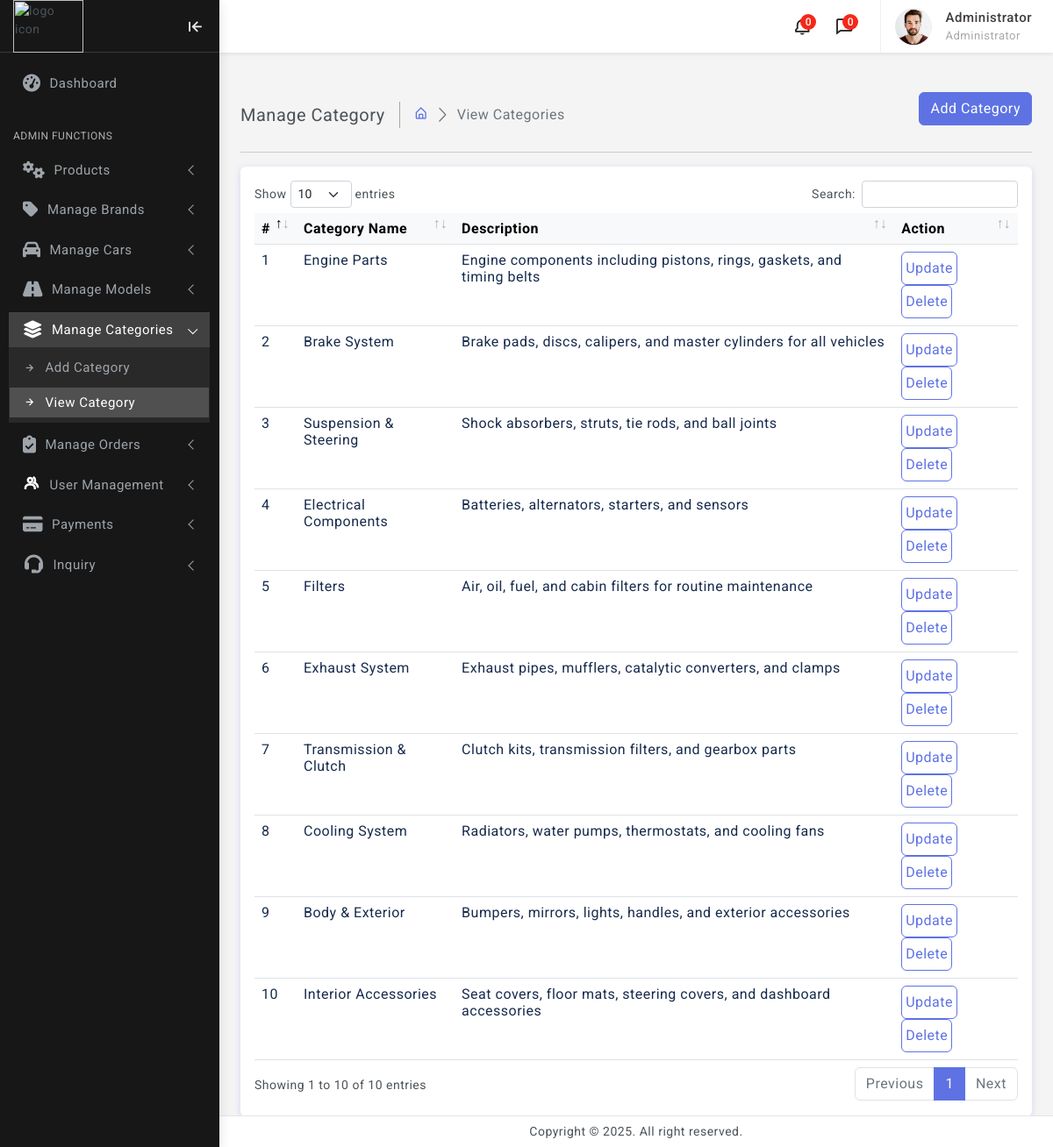
The app's page /Admin/category_view.php (signed in) with its own data.
### tables this page shows
CREATE TABLE `categories_tbl` (
  `category_id`    INT NOT NULL AUTO_INCREMENT,
  `category_name`  VARCHAR(255) NOT NULL,
  `description`    TEXT DEFAULT NULL,
  `category_image` VARCHAR(255) DEFAULT NULL,
  `status`         ENUM('active','inactive') DEFAULT 'active',
  `created_at`     TIMESTAMP DEFAULT CURRENT_TIMESTAMP,
  PRIMARY KEY (`category_id`)
);

### Admin/category_view.php (the view, shortened to what this page needs)
<?php
include 'connection.php';
?>
<!doctype html>
<html lang="en" class="semi-dark">
<head>
	<link href="../assets/plugins/simplebar/css/simplebar.css" rel="stylesheet" />
	<link href="../assets/plugins/perfect-scrollbar/css/perfect-scrollbar.css" rel="stylesheet" />
	<link href="../assets/plugins/metismenu/css/metisMenu.min.css" rel="stylesheet" />
	<link href="../assets/plugins/datatable/css/dataTables.bootstrap5.min.css" rel="stylesheet" />
	<link href="../assets/css/pace.min.css" rel="stylesheet" />
	<link href="../assets/css/bootstrap.min.css" rel="stylesheet">
	<link href="../assets/css/bootstrap-extended.css" rel="stylesheet">
	<link href="../assets/css/app.css" rel="stylesheet">
	<link href="../assets/css/icons.css" rel="stylesheet">
	<link rel="stylesheet" href="../assets/css/dark-theme.css" />
	<link rel="stylesheet" href="../assets/css/semi-dark.css" />
	<link rel="stylesheet" href="../assets/css/header-colors.css" />
</head>
<body>
	<div class="wrapper">
		<?php include 'sidebar.php' ?>
		<?php include 'header.php' ?>
		<div class="page-wrapper">
			<div class="page-content">
				<div class="page-breadcrumb d-none d-sm-flex align-items-center mb-3">
					<div class="breadcrumb-title pe-3">Manage Category</div>
					<div class="ps-3">
						<nav aria-label="breadcrumb">
							<ol class="breadcrumb mb-0 p-0">
								<li class="breadcrumb-item"><a href="javascript:;"><i class="bx bx-home-alt"></i></a>
								</li>
								<li class="breadcrumb-item active" aria-current="page">View Categories</li>
							</ol>
						</nav>
					</div>
					<div class="ms-auto">
						<div class="btn-group">
							<form method="post"><button type="submit" name="addbtn" class="btn btn-primary">Add Category</button></form>
						</div>
					</div>
				</div>
				<hr />
				<div class="card">
					<div class="card-body">
						<div class="table-responsive">
							<table id="example" class="table mb-0" style="width:100%">
								<thead class="table-light">
									<tr>
										<th>#</th>
										<th>Category Name</th>
                                        <th>Description</th>
										<th>Action</th>
									</tr>
								</thead>
								<tbody>
									<?php
									$sql = "SELECT * FROM categories_tbl";
									$res = mysqli_query($conn, $sql);
									$cnt = 1;
									while ($row = mysqli_fetch_assoc($res)) {
									?>
										<tr>
											<td><?php echo $cnt; ?></td>
											<td><?php echo $row["category_name"]; ?></td>
                                            <td><?php echo $row["description"]; ?></td>
											<td>
												<a href="category_update.php?updateid=<?php echo $row["category_id"] ?>" class="btn btn-outline-primary px-1">Update</a>&nbsp;
												<button type="button" data-id="<?php echo $row["category_id"] ?>" data-bs-toggle="modal" data-bs-target="#exampleModal" class="btn btn-outline-primary px-1 btndelete">Delete</button>
											</td>
										</tr>
									<?php
										$cnt++;
									}
									?>
								</tbody>
							</table>
						</div>
					</div>
				</div>
			</div>
		</div>
		<?php include 'footer.php' ?>
	</div>
</body>
</html>

### assets/css/app.css (style rules this page uses)
body { font-size: 14px; color: #4c5258; letter-spacing: .5px; background-color: #f4f4f4; overflow-x: hidden; font-family: Roboto, sans-serif }
.wrapper { width: 100%; position: relative }
.page-wrapper { height: 100%; margin-top: 60px; margin-bottom: 30px; margin-left: 250px }
.page-content { padding: 1.5rem 1.5rem 0.7rem 1.5rem }
.breadcrumb-title { font-size: 20px; border-right: 1.5px solid #aaa4a4 }
.page-breadcrumb .breadcrumb li.breadcrumb-item { font-size: 16px }
.page-breadcrumb .breadcrumb-item+.breadcrumb-item::before { display: inline-block; padding-right: .5rem; color: #6c757d; font-family: LineIcons; content: "\ea5c" }

### Admin/sidebar.php (style rules this page uses)
.bx { font-family: 'boxicons' !important; }

### records on screen
categories_tbl: category_name "Engine Parts", description "Engine components including pistons, rings, gaskets, and timing belts"
categories_tbl: category_name "Brake System", description "Brake pads, discs, calipers, and master cylinders for all vehicles"
categories_tbl: category_name "Suspension & Steering", description "Shock absorbers, struts, tie rods, and ball joints"
categories_tbl: category_name "Electrical Components", description "Batteries, alternators, starters, and sensors"
categories_tbl: category_name "Filters", description "Air, oil, fuel, and cabin filters for routine maintenance"
categories_tbl: category_name "Exhaust System", description "Exhaust pipes, mufflers, catalytic converters, and clamps"
categories_tbl: category_name "Transmission & Clutch", description "Clutch kits, transmission filters, and gearbox parts"
categories_tbl: category_name "Cooling System", description "Radiators, water pumps, thermostats, and cooling fans"
categories_tbl: category_name "Body & Exterior", description "Bumpers, mirrors, lights, handles, and exterior accessories"
categories_tbl: category_name "Interior Accessories", description "Seat covers, floor mats, steering covers, and dashboard accessories"

### other values on screen
$totalNotifications "0"
$messageCount "0"
$_SESSION["adminname"] "Administrator"
